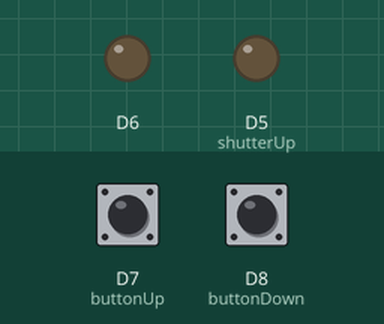
Simulated run of this sketch. Board: ESP8266 (NodeMCU). Shown: output pins drawn as LEDs (lit = HIGH). The inputs (shaded band) are chosen by the test bench; at power-on: D7 (buttonUp) LOW, D8 (buttonDown) LOW. WiFi joins after 1.5 s; servers stay silent unless stated; what the sketch prints to the serial monitor is not drawn.

Above: at 2.7 s.
2.8 s: D7 (buttonUp) pulled HIGH for 0.15 s
At 4.0 s:
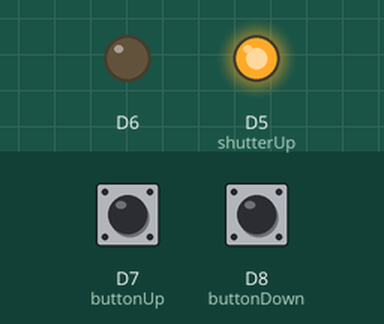
4.4 s: D7 (buttonUp) pulled HIGH for 1 s
At 6.2 s:
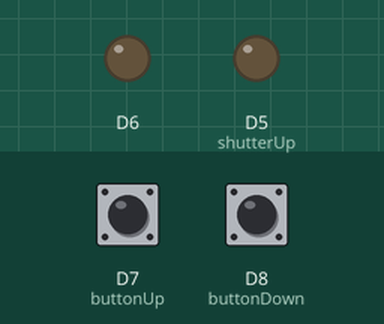
8.4 s: D8 (buttonDown) pulled HIGH for 0.15 s
At 9.4 s:
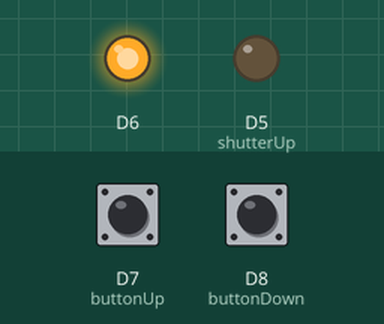
10.0 s: D8 (buttonDown) pulled HIGH for 1 s
At 12.1 s:
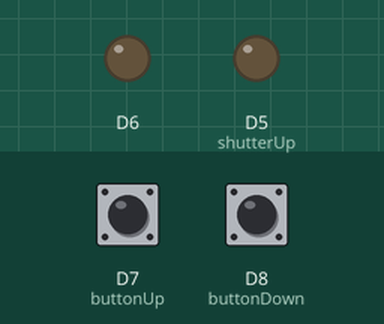
Timing chart, 0 to 13.5 s (numbered marks = the images above; inputs shaded):
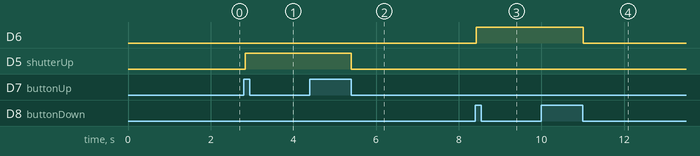

The sketch:

shutter_esp8266.ino
```cpp
#include <ESP8266WiFi.h>
#include <WiFiClient.h>
#include <ESP8266WebServer.h>
#include <ESP8266mDNS.h>
#include "shutter.h"

const char* ssid = "Choux et Muxu";
const char* password = "NP26badG33114LB";

ESP8266WebServer server(80); // on instancie un serveur ecoutant sur le port 80

const int shutterUp = D5;
const int shutterDown = D6;
const int buttonUp = D7;
const int buttonDown = D8;
const int lightSensor = A0;

unsigned long connectionTestTimer = 0;
unsigned long connectionTestTimerStart = 0;

int sensorValue = 0;        // value read from the pot

Shutter shutter;

void open() {
  server.send(200, "text/plain", String(shutter.openCompletly()));
}

void close() {
  server.send(200, "text/plain", String(shutter.closeCompletly()));
}

void stop() {
  shutter.stop(false);
  server.send(200, "text/plain");
}

void status() {
  server.send(200, "text/plain", String(shutter.getState()));
}

bool connectionActiv() {
  return WiFi.status() == WL_CONNECTED;
}

void connection() {
  // on demande la connexion au WiFi
  WiFi.begin(ssid, password);
  Serial.println("");
  // on attend d'etre connecte au WiFi avant de continuer
  while (!connectionActiv()) {
    delay(500);
    Serial.print(".");
  }
  // on affiche l'adresse IP qui nous a ete attribuee
  Serial.println("");
  Serial.print("IP address: ");
  Serial.println(WiFi.localIP());
}

void testConnexion() {
  connectionTestTimer = millis();

  if(connectionTestTimer < connectionTestTimerStart) {
    // There was had a reset of millis();
    connectionTestTimerStart = millis();
  } else {
    if(connectionTestTimer - connectionTestTimerStart > CONNECTION_TEST_TIMER) {
      // Le timer est atteint, on test la connexion
      Serial.print("Check connexion : ");
      if(!connectionActiv()) {
        Serial.println("KO");
        Serial.println("Connexion...");
        connection();
      } else {
        Serial.println("OK");
      }
      connectionTestTimerStart = millis();
    }
  }
}

void setup(void){
  Serial.begin(9600);

  // Connexion au réseau WiFi
  connection();

  // Définitin des routes
  server.on("/open", open);
  server.on("/close", close);
  server.on("/stop", stop);
  server.on("/status", status);

  // Lancement de l'écoute des requetes venant de l'exterieur
  server.begin();

  shutter.attach(shutterUp, shutterDown, buttonUp, buttonDown);

  pinMode(lightSensor, INPUT);
}

void loop(void){
  // Test la connexion pour vérifier qu'elle est toujours UP et reconnecte si besoin
  testConnexion();

  // a chaque iteration, on appelle handleClient pour que les requetes soient traitees
  server.handleClient();

  // a chaque iteration, on verifie si une action a lieu sur les boutons du volet
  shutter.action();

  delay(20);
}
```

shutter.cpp
```cpp
#include <Arduino.h>
#include "shutter.h"


Shutter::Shutter() {
  stop(false);
}

void Shutter::attach(char relayUp, char relayDown, char buttonUp, char buttonDown) {
  this->relayUp = relayUp;
  this->relayDown = relayDown;
  this->buttonUp = buttonUp;
  this->buttonDown = buttonDown;

  pinMode(relayDown, OUTPUT);
  pinMode(relayUp, OUTPUT);
  pinMode(buttonDown, INPUT);
  pinMode(buttonUp, INPUT);
}

void Shutter::open() {
  if(!inAction() && state != OPENED) {
    digitalWrite(relayDown, LOW);
    delay(20);
    digitalWrite(relayUp, HIGH);
    state = GOING_UP;
  }
}

void Shutter::close() {
  if(!inAction() && state != CLOSED) {
    digitalWrite(relayUp, LOW);
    delay(20);
    digitalWrite(relayDown, HIGH);
    state = GOING_DOWN;
  }
}

int Shutter::getState() {
  return state;
}

bool Shutter::inAction() {
  return (state == GOING_UP || state == GOING_DOWN);
}

void Shutter::setTimeStop() {
  timeStop = millis() + TIME_SHORT_ACTION;
}

int Shutter::openCompletly() {
  if(!inAction() && state != OPENED) {
    open();
    setTimeStop();
    return TIME_SHORT_ACTION;
  }
  return -1;
}

int Shutter::closeCompletly() {
  if(!inAction() && state != CLOSED) {
    close();
    setTimeStop();
    return TIME_SHORT_ACTION;
  }
  return -1;
}

void Shutter::stop(bool timeout) {
  digitalWrite(relayUp, LOW);
  digitalWrite(relayDown, LOW);

  if(timeout) {
    if(state == GOING_UP) {
      // Shutter was going up
      state = OPENED;
    }
    if(state == GOING_DOWN) {
      // Shutter was going down
      state = CLOSED;
    }
  } else {
    if(inAction()) {
      // On ne change le statut à stoped que si le volet est effectivement en mouvement
      state = STOPED;
    }
  }

  timeUp = 0;
  timeDown = 0;
  timeStop = 0;
}

void Shutter::action() {
  buttonUpValue = digitalRead(buttonUp);

  if(buttonUpValue == HIGH && state != OPENED) {
    // Le bouton est enfoncé
    if(buttonUpMemory == LOW) {
      // Premier passage, le bouton n'était pas enfoncé avant
      timeUp = millis();
      buttonUpMemory = buttonUpValue;
      open();
    }
  } else if(buttonUpMemory == HIGH) {
    // Le bouton vient d'etre relaché
    if(timeStop != 0) {
      // Le volet est en mouvement
      stop(false);
    } else if(millis()-timeUp < TIME_SHORT_PUSH) {
      setTimeStop();
    } else {
      stop(false);
    }
    buttonUpMemory = buttonUpValue;
  }

  buttonDownValue = digitalRead(buttonDown);

  if(buttonDownValue == HIGH && state != CLOSED) {
    // Le bouton est enfoncé
    if(buttonDownMemory == LOW) {
      // Premier passage, le bouton n'était pas enfoncé avant
      timeDown = millis();
      buttonDownMemory = buttonDownValue;
      close();
    }
  } else if(buttonDownMemory == HIGH) {
    // Le bouton vient d'etre relaché
    if(timeStop != 0) {
      // Le volet est en mouvement
      stop(false);
    } else if(millis()-timeDown < TIME_SHORT_PUSH) {
      setTimeStop();
    } else {
      stop(false);
    }
    buttonDownMemory = buttonDownValue;
  }

  if(timeStop != 0){
    // Le bouton est relaché depuis quelque tour, mais le volet est en mouvement
    if(millis() > timeStop) {
      stop(true);
    }
  }
}
```

shutter.h
```cpp
#define TIME_SHORT_PUSH 200
#define TIME_SHORT_ACTION 15000
#define CONNECTION_TEST_TIMER 10000

class Shutter {
  public :
    Shutter();
    void attach(char relayUp, char relayDown, char buttonUp, char buttonDown);
    void action();
    int openCompletly();
    int closeCompletly();
    void stop(bool timeout);
    int getState();
  private :
    void open();
    void close();
    bool inAction();
    void setTimeStop();
    char relayUp;
    char relayDown;
    char buttonUp;
    char buttonDown;
    int buttonDownValue;
    int buttonUpValue;
    int buttonDownMemory;
    int buttonUpMemory;
    unsigned long timeUp;
    unsigned long timeDown;
    unsigned long timeStop;
    enum State{GOING_UP, OPENED, GOING_DOWN, CLOSED, STOPED};
    State state;
};
```

Measured:
- after the input at 2.8 s, D5 (shutterUp): LOW → HIGH at once
- after the input at 4.4 s, D5 (shutterUp): HIGH → LOW after 1.0 s
- after the input at 8.4 s, D6: LOW → HIGH at once
- after the input at 10.0 s, D6: HIGH → LOW after 1.0 s
